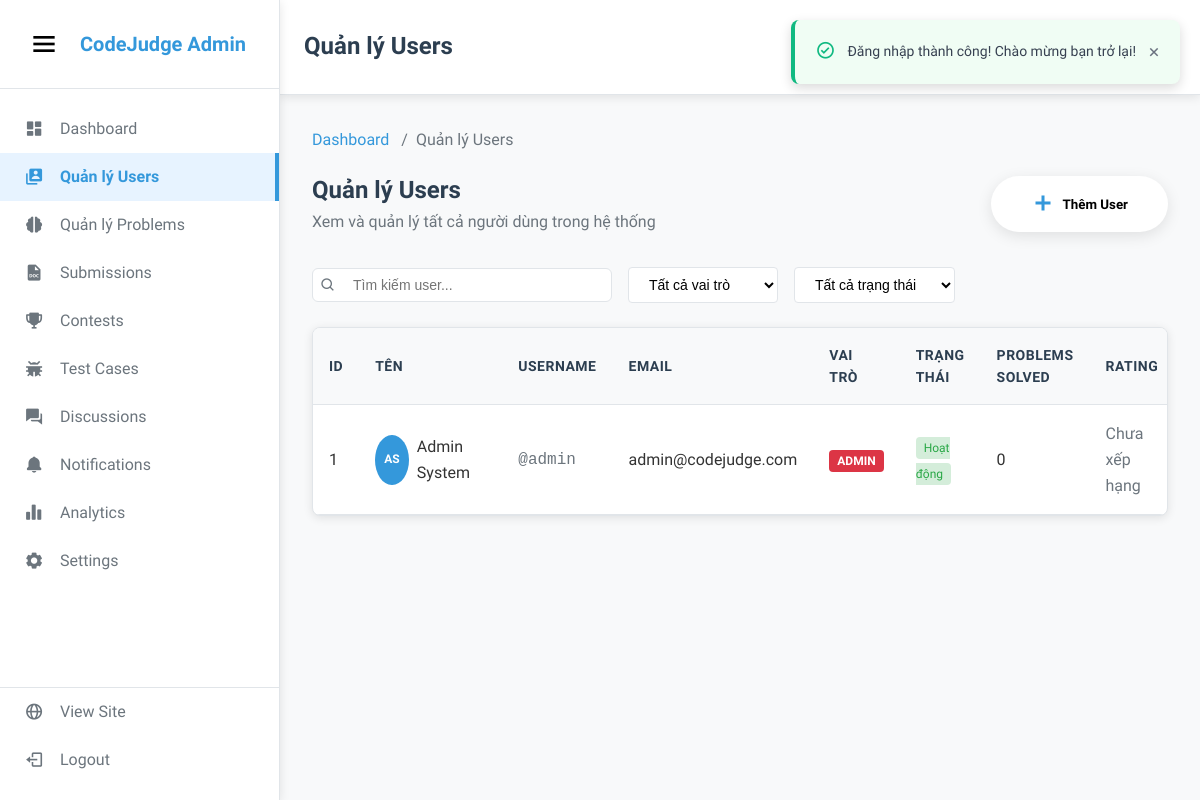
Page /admin/users (signed in) on the committed database.
### tables this page shows
CREATE TABLE `users` (
    `id` INT AUTO_INCREMENT PRIMARY KEY,
    `first_name` VARCHAR(50) NOT NULL,
    `last_name` VARCHAR(50) NOT NULL,
    `username` VARCHAR(50) NOT NULL UNIQUE,
    `email` VARCHAR(100) NOT NULL UNIQUE,
    `password` VARCHAR(255) NOT NULL,
    `role` ENUM('user', 'admin', 'moderator') DEFAULT 'user',
    `is_active` BOOLEAN DEFAULT TRUE,
    `avatar` LONGTEXT NULL,
    `bio` TEXT NULL,
    `github_url` VARCHAR(255) NULL,
    `linkedin_url` VARCHAR(255) NULL,
    `website_url` VARCHAR(255) NULL,
    `youtube_url` VARCHAR(255) NULL,
    `facebook_url` VARCHAR(255) NULL,
    `instagram_url` VARCHAR(255) NULL,
    `badges` JSON NULL DEFAULT '[]',
    `total_problems_solved` INT DEFAULT 0,
    `total_submissions` INT DEFAULT 0,
    `rating` INT DEFAULT -1,
    `login_streak` INT DEFAULT 0,
    `last_login_date` DATE NULL,
    `last_login` TIMESTAMP NULL,
    `created_at` TIMESTAMP DEFAULT CURRENT_TIMESTAMP,
    `updated_at` TIMESTAMP DEFAULT CURRENT_TIMESTAMP ON UPDATE CURRENT_TIMESTAMP,
    
    INDEX `idx_email` (`email`),
    INDEX `idx_username` (`username`),
    INDEX `idx_role` (`role`),
    INDEX `idx_rating` (`rating`)
);

### app/controllers/AdminController.php (called while the page is built, shortened)
<?php
require_once CORE_PATH . '/Controller.php';
require_once MODEL_PATH . '/UserModel.php';
class AdminController extends Controller
{
    public function __construct()
    {
        $currentAction = $this->getCurrentAction();
    }
    private function getCurrentAction()
    {
        $uri = $_SERVER['REQUEST_URI'];
        return 'other';
    }
    private function isAdmin()
    {
        return isset($_SESSION['user']) && $_SESSION['user']['role'] === 'admin';
    }
    public function users()
    {
        $userModel = new UserModel();
        $users = $userModel->getAllUsers();
        $data = [
            'title' => 'Quản lý Users - Admin - CodeJudge',
            'pageTitle' => 'Quản lý Users',
            'breadcrumb' => [
                ['title' => 'Dashboard', 'url' => '/admin'],
                ['title' => 'Quản lý Users']
            ],
            'users' => $users
        ];
        $this->renderAdminPage('admin/users', $data);
    }
        ?>
        <?php
    private function renderAdminPage($view, $data = [])
    {
        extract($data);
        include VIEW_PATH . '/' . $view . '.php';
        include VIEW_PATH . '/layouts/pagesAdminWithSidebar.php';
    }
}

### public/index.php (called while the page is built, shortened)
<?php
require_once '../config/databaseConnect.php';
try {
    $app = new App();
    $app->run();
} catch (Exception $e) {
    http_response_code(500);
    if (ini_get('display_errors')) {
        echo '<h1>Application Error</h1>';
        echo '<p>' . htmlspecialchars($e->getMessage()) . '</p>';
        echo '<pre>' . htmlspecialchars($e->getTraceAsString()) . '</pre>';
    } else {
        echo '<h1>500 - Internal Server Error</h1>';
        echo '<p>Something went wrong. Please try again later.</p>';
    }
}
?>

### config/databaseConnect.php (called while the page is built, shortened)
<?php
class Database {
    private static ?Database $instance = null;
    private ?PDO $connection = null;
    private string $host;
    private string $dbname;
    private string $username;
    private string $password;
    private string $charset;
    private function __construct() {
        $this->host = DB_HOST;
        $this->dbname = DB_NAME;
        $this->username = DB_USER;
        $this->password = DB_PASS;
        $this->charset = DB_CHARSET;
    }
    public static function getInstance(): Database {
        if (self::$instance === null) {
            self::$instance = new self();
        }
        return self::$instance;
    }
    private function connect() {
        try {
            $dsn = "mysql:host={$this->host};dbname={$this->dbname};charset={$this->charset}";
            $options = [
                PDO::ATTR_ERRMODE => PDO::ERRMODE_EXCEPTION,
                PDO::ATTR_DEFAULT_FETCH_MODE => PDO::FETCH_ASSOC,
                PDO::ATTR_EMULATE_PREPARES => false,
                PDO::MYSQL_ATTR_INIT_COMMAND => "SET NAMES {$this->charset}"
            ];
            $this->connection = new PDO($dsn, $this->username, $this->password, $options);
        } catch (PDOException $e) {
            throw new Exception("Lỗi kết nối database: Không thể kết nối đến máy chủ cơ sở dữ liệu");
        }
    }
    public function select($query, $params = []): array {
        try {
            $stmt = $this->connection->prepare($query);
            $stmt->execute($params);
            return $stmt->fetchAll();
        } catch (PDOException $e) {
            throw new Exception("Lỗi truy vấn SELECT: " . $e->getMessage());
        }
    }
}

### app/models/UserModel.php (called while the page is built, shortened)
<?php
class UserModel
{
    private $db;
    private $table = 'users';
    public function __construct()
    {
        $this->db = Database::getInstance();
    }
    public function getAllUsers($limit = 50, $offset = 0)
    {
        try {
            $query = "SELECT * FROM {$this->table} ORDER BY created_at DESC LIMIT :limit OFFSET :offset";
            $users = $this->db->select($query, [
                'limit' => $limit,
                'offset' => $offset
            ]);
            $sanitizedUsers = [];
            foreach ($users as $user) {
                $sanitizedUsers[] = $this->sanitizeUserData($user);
            }
            return $sanitizedUsers;
        } catch (Exception $e) {
            return [];
        }
    }
    private function sanitizeUserData($user)
    {
        unset($user['password']);
        return $user;
    }
}
?>

### app/helpers/AvatarHelper.php (called while the page is built, shortened)
<?php
class AvatarHelper {
    public static function getInitials($fullName) {
        $words = explode(' ', trim($fullName));
        $initials = '';
        foreach ($words as $word) {
            if (!empty($word)) {
                $initials .= strtoupper($word[0]);
                if (strlen($initials) >= 2) break;
            }
        }
        return empty($initials) ? 'U' : $initials;
    }
}

### routes/web.php (called while the page is built, shortened)
<?php
return $routes;
?>

### app/core/Controller.php (called while the page is built, shortened)
<?php
class Controller
{
    protected function isLoggedIn()
    {
        return isset($_SESSION['user_id']);
    }
}
?>

### app/views/admin/users.php (the view, shortened to what this page needs)
<div class="admin-page-header">
    <div class="admin-page-title">
        <h2>Quản lý Users</h2>
        <p>Xem và quản lý tất cả người dùng trong hệ thống</p>
    </div>
    <div class="admin-page-actions">
        <button class="create-user-btn">
            <i class='bx bx-plus'></i>
            Thêm User
        </button>
    </div>
</div>
<div class="admin-filters">
    <div class="admin-search">
        <input type="text" placeholder="Tìm kiếm user..." class="search-input">
        <i class='bx bx-search'></i>
    </div>
    <select class="filter-select">
        <option value="">Tất cả vai trò</option>
    </select>
    <select class="filter-select">
        <option value="">Tất cả trạng thái</option>
    </select>
</div>
<div class="admin-table-container">
    <table class="admin-table">
        <thead>
            <tr>
                <th>ID</th>
                <th>Tên</th>
                <th>Username</th>
                <th>Email</th>
                <th>Vai trò</th>
                <th>Trạng thái</th>
                <th>Problems Solved</th>
                <th>Rating</th>
            </tr>
        </thead>
        <tbody>
            <?php if (!empty($users) && is_array($users)): ?>
                <?php
                require_once APP_PATH . '/helpers/AvatarHelper.php';
                foreach ($users as $user):
                $userAvatar = AvatarHelper::base64ToImageSrc($user['avatar'] ?? '');
                $userInitials = AvatarHelper::getInitials($user['first_name'] . ' ' . $user['last_name']);
                ?>
                <tr>
                    <td><?= htmlspecialchars($user['id']) ?></td>
                    <td>
                        <div class="user-info">
                            <div class="user-avatar">
                                <?php if (!empty($user['avatar'])): ?>
                                    <img src="<?= $userAvatar ?>" alt="Avatar" class="avatar-image">
                                <?php else: ?>
                                    <div class="avatar-initials"><?= $userInitials ?></div>
                                <?php endif; ?>
                            </div>
                            <div class="user-details">
                                <div class="user-name"><?= htmlspecialchars($user['first_name'] . ' ' . $user['last_name']) ?></div>
                            </div>
                        </div>
                    </td>
                    <td>
                        <span class="username">@<?= htmlspecialchars($user['username']) ?></span>
                    </td>
                    <td><?= htmlspecialchars($user['email']) ?></td>
                    <td>
                        <span class="role-badge role-<?= htmlspecialchars($user['role']) ?>">
                            <?= ucfirst(htmlspecialchars($user['role'])) ?>
                        </span>
                    </td>
                    <td>
                        <span class="status-badge status-<?= $user['is_active'] ? 'active' : 'inactive' ?>">
                            <?= $user['is_active'] ? 'Hoạt động' : 'Không hoạt động' ?>
                        </span>
                    </td>
                    <td><?= number_format($user['total_problems_solved'] ?? 0) ?></td>
                    <td>
                        <?php if ($user['rating'] == -1): ?>
                            <span class="text-muted">Chưa xếp hạng</span>
                        <?php else: ?>
                            <span class="rating"><?= number_format($user['rating']) ?></span>
                        <?php endif; ?>
                    </td>
                </tr>
                <?php endforeach; ?>
            <?php else: ?>
                <tr>
                    <td colspan="10" class="no-data">Không có dữ liệu user</td>
                </tr>
            <?php endif; ?>
        </tbody>
    </table>
</div>

### app/core/App.php (shortened to what this page needs)
<?php
class App
{
    private $routes;
    private $currentUri;
    public function __construct()
    {
        $this->routes = require_once ROOT_PATH . '/routes/web.php';
        $this->currentUri = $this->getCurrentUri();
    }
    public function run()
    {
        try {
            $this->route();
        } catch (Exception $e) {
            $this->handleError($e);
        }
    }
    private function getCurrentUri()
    {
        $uri = $_SERVER['REQUEST_URI'];
        $uri = trim($uri, '/');
        return $uri;
    }
    private function route()
    {
        foreach ($this->routes as $pattern => $handler) {
            $regex = str_replace('/', '\/', $pattern);
            $regex = '/^' . $regex . '$/';
            if (preg_match($regex, $this->currentUri, $matches)) {
                $this->callHandler($handler, array_slice($matches, 1));
                return;
            }
        }
    }
    private function callHandler($handler, $params = [])
    {
        try {
            if (strpos($handler, '@') !== false) {
                list($controllerName, $methodName) = explode('@', $handler);
                $controllerFile = CONTROLLER_PATH . '/' . $controllerName . '.php';
                if (file_exists($controllerFile)) {
                    if (class_exists($controllerName)) {
                        $controller = new $controllerName();
                        if (method_exists($controller, $methodName)) {
                            call_user_func_array([$controller, $methodName], $params);
                            return;
                        }
                    }
                }
            }
        } catch (Exception $e) {
            $this->handleError($e);
        }
    }
}
?>

### public/css/globalStyle.css (style rules this page uses)
* { margin: 0; padding: 0; box-sizing: border-box; user-select: none; }
html { font-size: 16px; scroll-behavior: smooth; overflow-x: hidden; overflow-y: auto; }
body { font-family: "Inter Tight", -apple-system, BlinkMacSystemFont, "Segoe UI", Roboto, Oxygen, Ubuntu, Cantarell, sans-serif; line-height: 1.6; color: #333; background-color: #f8f9fa; overflow-x: hidden; overflow-y: auto; min-height: 100vh; margin: 0; padding: 0; }
:root { --primary-blue: #20beff; --primary-blue-dark: #1da1db; --primary-blue-light: #e3f4fe; --secondary-green: #03dac6; --secondary-orange: #ff6f00; --secondary-purple: #6200ea; --white: #ffffff; --light-gray: #f8f9fa; --medium-gray: #e9ecef; --dark-gray: #6c757d; --text-primary: #212529; --text-secondary: #6c757d; --text-muted: #adb5bd; --border-color: #dee2e6; --shadow-light: 0 2px 4px rgba(0, 0, 0, 0.1); --shadow-medium: 0 4px 12px rgba(0, 0, 0, 0.15); --shadow-heavy: 0 8px 25px rgba(0, 0, 0, 0.2); --spacing-xs: 0.25rem; --spacing-sm: 0.5rem; --spacing-md: 1rem; --spacing-lg: 1.5rem; --spacing-xl: 2rem; --spacing-xxl: 3rem; --radius-sm: 4px; --radius-md: 8px; --radius-lg: 12px; --radius-xl: 16px; }
h1, h2, h3, h4, h5, h6 { font-weight: 600; line-height: 1.2; margin-bottom: var(--spacing-md); color: var(--text-primary); }
h2 { font-size: 2rem; margin-bottom: var(--spacing-lg); }
p { color: var(--text-secondary); line-height: 1.6; }
html { scrollbar-width: thin; scrollbar-color: #6c757d #ffffff; }
.text-muted { color: var(--text-muted); }

### public/css/adminStyle.css (style rules this page uses)
:root { --sidebar-width: 280px; --sidebar-collapsed-width: 80px; --spacing-xs: 0.25rem; --spacing-sm: 0.5rem; --spacing-md: 1rem; --spacing-lg: 1.5rem; --spacing-xl: 2rem; --primary-blue: #3498db; --primary-blue-dark: #2980b9; --primary-blue-light: #e7f3ff; --white: #ffffff; --text-primary: #2c3e50; --text-secondary: #6c757d; --text-muted: #6c757d; --border-color: #e1e5e9; --light-gray: #f8f9fa; --medium-gray: #e9ecef; --background-light: #f8f9fa; --shadow-light: 0 2px 10px rgba(0, 0, 0, 0.1); --shadow-medium: 0 4px 15px rgba(0, 0, 0, 0.1); --radius-sm: 4px; --radius-md: 6px; --radius-lg: 8px; --border-radius: 8px; }
.create-user-btn { background: #ffffff; color: rgb(0, 0, 0); border: none; padding: 1rem 2.5rem; border-radius: 56px; font-weight: 600; cursor: pointer; transition: all 0.3s ease; display: flex; align-items: center; gap: 0.5rem; box-shadow: var(--shadow-medium); }
.create-user-btn i { font-size: 1.5rem; font-weight: 800; color: var(--primary-blue); }
.admin-table-container { background: var(--white); border-radius: var(--radius-lg); box-shadow: var(--shadow-light); border: 1px solid var(--border-color); overflow: hidden; }
.admin-table { width: 100%; border-collapse: collapse; }
.admin-table th, .admin-table td { padding: var(--spacing-md); text-align: left; border-bottom: 1px solid var(--border-color); }
.admin-table th { background: var(--light-gray); font-weight: 600; color: var(--text-primary); font-size: 0.875rem; text-transform: uppercase; letter-spacing: 0.5px; }

### app/views/layouts/pagesAdminWithSidebar.php (style rules this page uses)
body { font-family: 'Inter Tight', -apple-system, BlinkMacSystemFont, 'Segoe UI', Roboto, sans-serif; margin: 0; padding: 0; background: var(--light-gray); }

### rows in the picture
users: id "1", userInitials "AS", first_name+last_name "Admin System", username "admin", email "admin@codejudge.com", role "ADMIN", is_active "Hoạt động", total_problems_solved "0", rating "Chưa xếp hạng"

### other values in the picture
$item['title'] "Dashboard"
$item['title'] "Quản lý Users"
